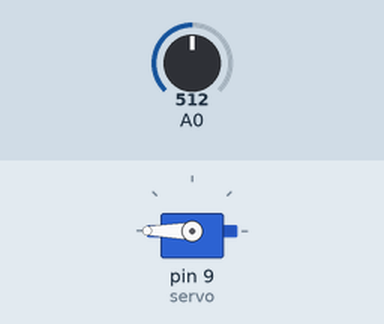
This sketch was run on a simulated Arduino Uno, built with avr-gcc and run on an emulated ATmega328P. Parts: servo. The test bench sets the inputs (shaded band); at power-on: A0 = 512. What the sketch prints to the serial monitor is not drawn.

Above: at 1.2 s.
1.3 s: A0 set to 640
4.3 s: A0 set to 665
At 5.0 s:
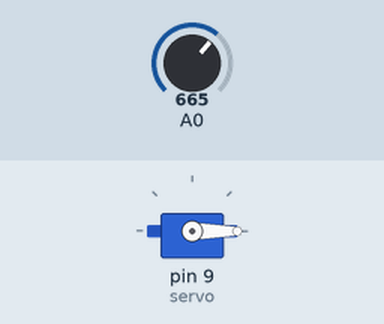
5.9 s: A0 set to 306
At 7.2 s:
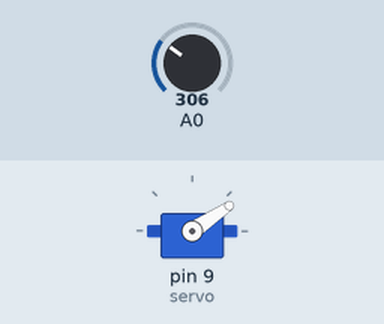
7.5 s: A0 set to 511
At 7.61 s:
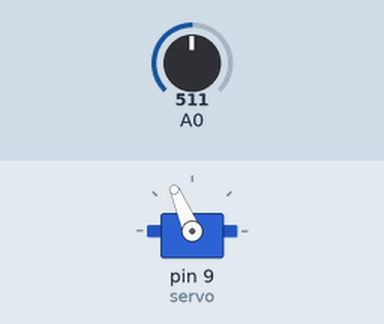
9.1 s: A0 set to 122
At 10.1 s:
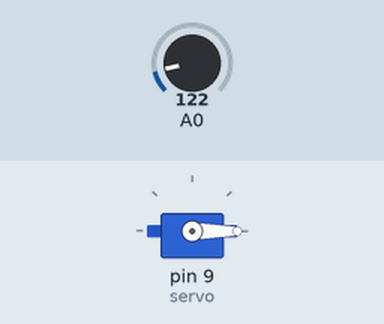
Timing chart, 0 to 12.1 s (numbered marks = the images above; inputs shaded):
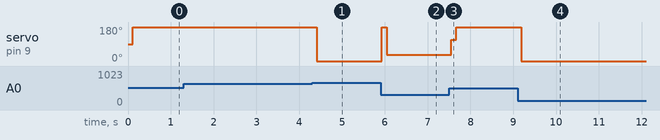

The sketch:

DPC_Hz_Vote.ino
```cpp
#define FILTER_N 50
int Filter_Value;
int sensorValue;
int val;
#include <Servo.h>

Servo servo;
int pos = 0;

void setup() {
  Serial.begin(9600);
  servo.attach(9);
}

void loop() {
  Filter_Value = Filter();
  Serial.print(Filter_Value);
  val = map(Filter_Value, 260, 500, 0, 179);
  Serial.print("  <<<<<<<读取电压    舵机角度>>>>>>>     ");
  Serial.println(val);
  servo.write(val);
  delay(10);
}


int Filter() {
  int i;
  int filter_sum = 0;
  for(i = 0; i < FILTER_N; i++) {
    sensorValue = analogRead(A0);
    filter_sum += sensorValue;
    delay(2);

  }
  return (int)(filter_sum / FILTER_N);

}
```

Measured:
- the behaviour switches between 655 and 656 on A0 (found by bisection; images 0 and 1)
- after the input at 1.3 s, every drawn part: stays the same
- after the input at 4.3 s, servo on pin 9 (servo): 180° → 0° after 0.11 s
- after the input at 5.9 s, servo on pin 9 (servo): 0° → 180° at once, → 34° 0.12 s later
- after the input at 7.5 s, servo on pin 9 (servo): 34° → 113° after 0.06 s, → 180° 0.12 s later
- after the input at 9.1 s, servo on pin 9 (servo): 180° → 0° after 0.09 s
